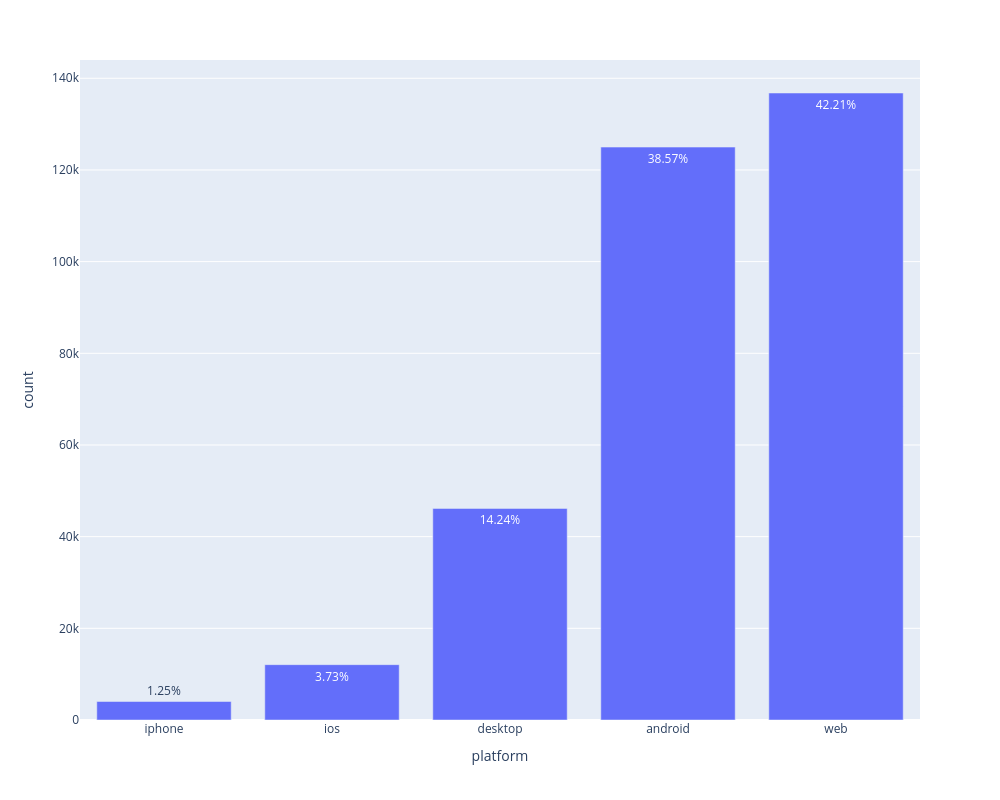

Notebook source saved alongside this figure:
### Code cell
plot_value_counts_with_percents(platform_norm, 'platform')

### Figure 1 — Plotly figure (JSON) as saved in the notebook; plotly's stock layout.template omitted (floating-point values rounded to 4 significant figures)
{"data": [{"hovertemplate": "platform=%{x}<br>count=%{y}<br>percent=%{text}<extra></extra>", "legendgroup": "", "marker": {"color": "#636efa", "pattern": {"shape": ""}}, "name": "", "orientation": "v", "showlegend": false, "text": [1.25, 3.73, 14.24, 38.57, 42.21], "textposition": "auto", "texttemplate": "%{text:.2f}%", "type": "bar", "x": ["iphone", "ios", "desktop", "android", "web"], "xaxis": "x", "y": [4035, 12076, 46157, 124988, 136786], "yaxis": "y"}], "layout": {"barmode": "relative", "height": 800, "legend": {"tracegroupgap": 0}, "margin": {"t": 60}, "width": 1000, "xaxis": {"anchor": "y", "domain": [0, 1], "title": {"text": "platform"}}, "yaxis": {"anchor": "x", "domain": [0, 1], "title": {"text": "count"}}}}
